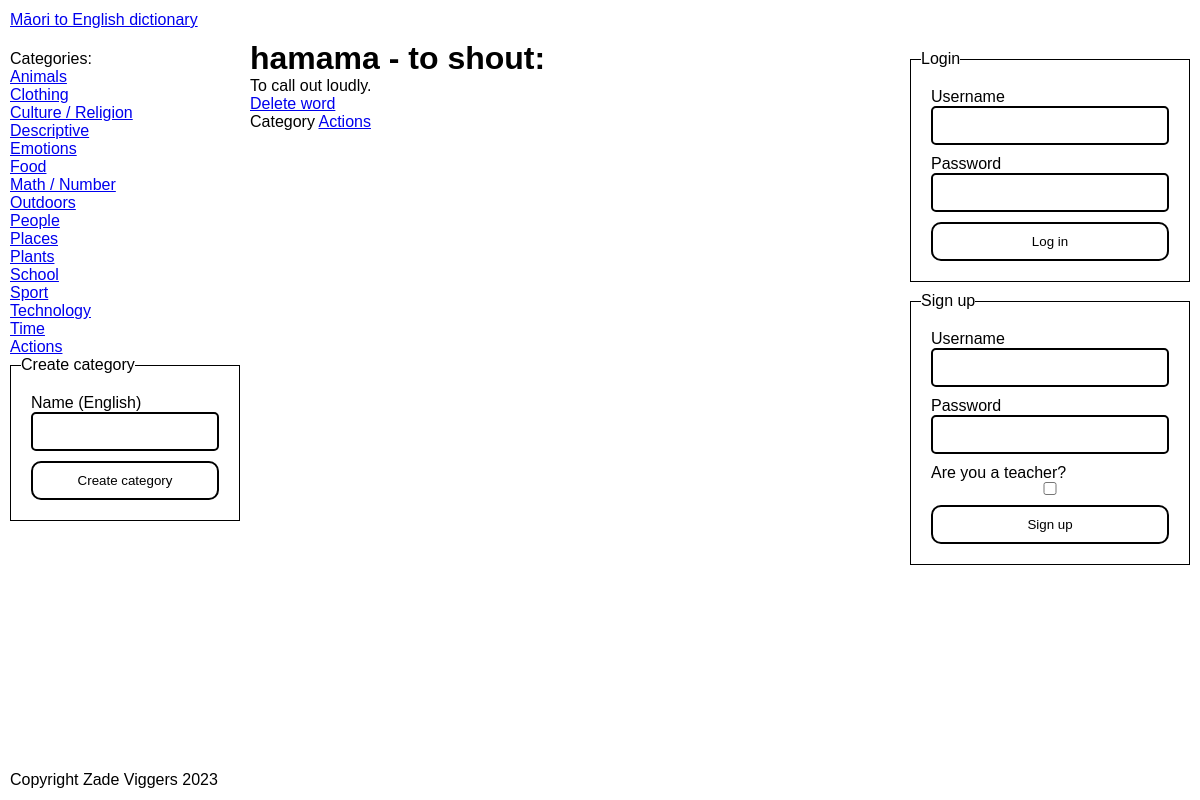
Page /words/1 on the committed database.
### tables this page shows
CREATE TABLE "Categories" (
	"ID"	INTEGER NOT NULL UNIQUE,
	"EnglishName"	TEXT NOT NULL,
	PRIMARY KEY("ID" AUTOINCREMENT)
) STRICT;

CREATE TABLE "Words" (
	"ID"	INTEGER NOT NULL UNIQUE,
	"MaoriSpelling"	TEXT NOT NULL,
	"EnglishSpelling"	TEXT NOT NULL,
	"EnglishDefinition"	TEXT NOT NULL,
	"YearLevelFirstEncountered"	INTEGER NOT NULL,
	"ImageID"	INTEGER,
	"CreatedBy"	INTEGER NOT NULL,
	"CreatedAt"	INTEGER NOT NULL,
	"LastModifiedBy"	INTEGER,
	"LastModifiedAt"	INTEGER,
	"CategoryID"	INTEGER NOT NULL,
	PRIMARY KEY("ID" AUTOINCREMENT),
	FOREIGN KEY("CategoryID") REFERENCES "Categories"("ID"),
	FOREIGN KEY("CreatedBy") REFERENCES "Users"("ID"),
	FOREIGN KEY("ImageID") REFERENCES "Images"("ID"),
	FOREIGN KEY("LastModifiedAt") REFERENCES "Users"("ID")
) STRICT;

### app.py (the view)
@server.route("/words/<id>", methods=["GET"])
def word_page(id):
    word_query = "SELECT * FROM Words WHERE ID = ?"
    g.cursor.execute(word_query, [id])
    word = g.cursor.fetchone()
    if word == None:
        abort(404)
    category_query = "SELECT * FROM Categories WHERE ID = ?"
    g.cursor.execute(category_query, [word["CategoryID"]])
    category = g.cursor.fetchone()
    return render_template("pages/specific_word.jinja", category=category, word=word)

### app.py (called while the page is built, shortened)
def db_dict_factory(cursor, row):
    d = {}
    for idx, col in enumerate(cursor.description):
        d[col[0]] = row[idx]
    return d

def get_db() -> sqlite3.Connection:
    db_connection = sqlite3.connect("dictionary.db")
    db_connection.row_factory = db_dict_factory
    return db_connection

def get_user():
    return False

@server.before_request
def before_request():
    g.db = get_db()
    g.cursor = g.db.cursor()
    g.user = get_user()
    categories_query = "SELECT ID, EnglishName from Categories"
    g.cursor.execute(categories_query)
    categories = g.cursor.fetchall()
    g.categories = categories

@server.teardown_request
def teardown_request(error):
    g.db.close()

@server.context_processor
def context_processor():
    return {"categories": g.categories, "user": g.user}

### templates/pages/specific_word.jinja
{% extends "base.jinja" %}
{% set title = word.MaoriSpelling + " - " + word.EnglishSpelling %}
{% block main %}
    <h1>{{ word.MaoriSpelling }} - {{ word.EnglishSpelling }}:</h1>
    <p>{{ word.EnglishDefinition }}</p>
    <a data-confirm href="{{ url_for('delete_word_action', id=word.ID) }}">Delete word</a>
    <p>
        Category <a href="{{ url_for('category_page', id=category.ID) }}">{{ category.EnglishName }}</a>
    </p>
{% endblock main %}

### templates/base.jinja (shortened to what this page needs)
{% import 'components.jinja' as components with context %}
<!DOCTYPE html>
<html lang="en">
    <head>
        <link href="{{ url_for('static', filename='style.css') }}" rel="stylesheet" />
    </head>
    <body>
        <header>
            <a href="{{ url_for('home_page') }}" id="site-title">Māori to English dictionary</a>
        </header>
        <section id="categories-container">
            <nav id="categories">
                Categories:
                <ul>
                    {% for category in categories %}
                        <li>
                            <a href="{{ url_for('category_page', id=category.ID) }}">{{ category.EnglishName }}</a>
                        </li>
                    {% endfor %}
                </ul>
                <section class="admin-edit-section">
                    <fieldset form="add-categoru">
                        <legend>Create category</legend>
                        <form action="{{ url_for('create_category_action') }}"
                              id="add-category"
                              method="POST">
                            {{ components.TextField("english-name", "Name (English)") }}
                            <button type="submit">Create category</button>
                        </form>
                    </fieldset>
                </section>
            </nav>
        </section>
        <main id="content">
            {% block main %}
            {% endblock main %}
        </main>
        <section id="auth-container">
            <div id="auth">
                {% if user == false %}
                    <fieldset form="login">
                        <legend>Login</legend>
                        <form action="{{ url_for('handle_log_in') }}" id="login" method="post">
                            {{ components.TextField("log-in-username", "Username") }}
                            {{ components.TextField("log-in-password", "Password", type="password") }}
                            <button type="submit">Log in</button>
                        </form>
                    </fieldset>
                    <fieldset form="sign-up">
                        <legend>Sign up</legend>
                        <form action="{{ url_for('handle_sign_up') }}" id="sign-up" method="post">
                            {{ components.TextField("sign-up-username", "Username") }}
                            {{ components.TextField("sign-up-password", "Password", type="password") }}
                            <label for="is-teacher">
                                Are you a teacher?
                                <input type="checkbox" name="is-teacher" id="is-teacher" />
                            </label>
                            <button type="submit">Sign up</button>
                        </form>
                    </fieldset>
                {% else %}
                    <span>Logged in as {{ user.username }}.</span>
                    <a href="{{ url_for('handle_log_out') }}">Logout</a>
                {% endif %}
            </div>
        </section>
        <footer>
            <p>Copyright Zade Viggers 2023</p>
        </footer>
    </body>
</html>

### templates/components.jinja (shortened to what this page needs)
{% macro TextField(name, label, prefix=None, textarea=False, required=True) %}
    <label for="{{ name }}">
        {{ label }}
        {% if textarea==false %}
            <div class="input-wrapper">
            {% endif %}
            {% if textarea %}
                <textarea {% else %} <input {% endif %} name="{{ name }}" id="{{ name }}" {% if required %}required{% endif %} {% for arg in kwargs %}{{ arg+'="'+kwargs[arg]+'"' }}{% endfor %}  {% if textarea %}></textarea>
            {% else %}
                />
            </div>
        {% endif %}
    </label>
{% endmacro %}

### static/style.css (style rules this page uses)
* { box-sizing: border-box; margin: 0; padding: 0; border: 0; font-family: sans-serif; }
:root { --navbar-height: 40px; --footer-height: 40px; --categories-width: 250px; --auth-width: 300px; --footer-x-padding: 10px; --header-x-padding: 10px; --categories-padding: 10px; --auth-padding: 10px; color-scheme: light; --accent: red; --accent-contrast: black; }
html, body { background-color: white; color: black; }
body { display: grid; min-height: 100vh; grid-template-columns: auto; grid-template-rows: var(--navbar-height) 1fr auto auto var(--footer-height); grid-template-areas: "header" "main" "categories" "auth" "footer"; }
#categories-container { grid-area: categories; }
#categories { padding: var(--categories-padding); }
#categories ul { list-style-type: none; }
#auth-container { grid-area: auth; }
#auth { padding: var(--auth-padding); display: flex; flex-direction: column; gap: var(--auth-padding); }
@media screen and (min-width: 800px) { body { grid-template-columns: var(--categories-width) auto var(--auth-width); grid-template-rows: var(--navbar-height) auto var(--footer-height); grid-template-areas: "header header header" "categories main auth" "footer footer footer"; } }
@media screen and (min-width: 800px) { #categories { position: sticky; top: 0; } }
@media screen and (min-width: 800px) { #auth { position: sticky; top: 0; } }
header { grid-area: header; grid-column: 1/-1; display: flex; align-items: center; padding-left: var(--header-x-padding); padding-right: var(--header-x-padding); }
main { grid-area: main; }
footer { grid-area: footer; grid-column: 1/-1; display: flex; align-items: center; padding-left: var(--footer-x-padding); padding-right: var(--footer-x-padding); }
.admin-edit-section { width: fit-content; }
fieldset { border: 1px solid black; }
form, fieldset { display: flex; flex-direction: column; padding: 10px; gap: 10px; }
label { display: flex; flex-direction: column; }
form :is(button, input, select, textarea) { padding: 10px; padding-left: 15px; padding-right: 15px; display: block; border-radius: 5px; width: 100%; background-color: white; }
form :is(button, .input-wrapper, select, textarea) { border: 2px solid black; border-radius: 5px; width: 100%; color: black; }
label { color: black; }
form :is(button, select, textarea):focus, form .input-wrapper:focus-within { border-color: var(--accent); outline: none; }
form .input-wrapper { padding: 0px; display: flex; align-items: center; }
form input { padding: 10px; }
form button[type="submit"] { padding: 10px; padding-left: 15px; padding-right: 15px; border-radius: 10px; }
form label:has(input[type="checkbox"]) { color: black; }

### rows in the picture
Categories: EnglishName "Animals"
Categories: EnglishName "Clothing"
Categories: EnglishName "Culture / Religion"
Categories: EnglishName "Descriptive"
Categories: EnglishName "Emotions"
Categories: EnglishName "Food"
Categories: EnglishName "Math / Number"
Categories: EnglishName "Outdoors"
Categories: EnglishName "People"
Categories: EnglishName "Places"
Categories: EnglishName "Plants"
Categories: EnglishName "School"
Categories: EnglishName "Sport"
Categories: EnglishName "Technology"
Categories: EnglishName "Time"
Categories: EnglishName "Actions"
Words: MaoriSpelling "hamama", EnglishSpelling "to shout", EnglishDefinition "To call out loudly."

### other values in the picture
{{ label }} "Name (English) Username Password Username Password"
